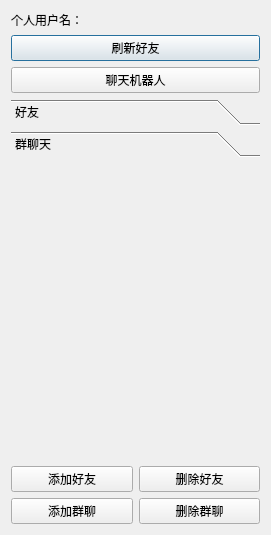
<?xml version="1.0" encoding="UTF-8"?>
<ui version="4.0">
 <class>Homepage</class>
 <widget class="QDialog" name="Homepage">
  <property name="geometry">
   <rect>
    <x>0</x>
    <y>0</y>
    <width>271</width>
    <height>535</height>
   </rect>
  </property>
  <property name="windowTitle">
   <string>Dialog</string>
  </property>
  <layout class="QVBoxLayout" name="verticalLayout">
   <item>
    <widget class="QLabel" name="username">
     <property name="text">
      <string>个人用户名：</string>
     </property>
    </widget>
   </item>
   <item>
    <widget class="QPushButton" name="revise">
     <property name="text">
      <string>刷新好友</string>
     </property>
    </widget>
   </item>
   <item>
    <widget class="QPushButton" name="chatpushButton">
     <property name="text">
      <string>聊天机器人</string>
     </property>
    </widget>
   </item>
   <item>
    <widget class="QToolBox" name="toolBox">
     <property name="currentIndex">
      <number>1</number>
     </property>
     <widget class="QWidget" name="page">
      <property name="geometry">
       <rect>
        <x>0</x>
        <y>0</y>
        <width>253</width>
        <height>264</height>
       </rect>
      </property>
      <attribute name="label">
       <string>好友</string>
      </attribute>
      <layout class="QVBoxLayout" name="vlayout"/>
     </widget>
     <widget class="QWidget" name="page_2">
      <property name="geometry">
       <rect>
        <x>0</x>
        <y>0</y>
        <width>253</width>
        <height>264</height>
       </rect>
      </property>
      <attribute name="label">
       <string>群聊天</string>
      </attribute>
     </widget>
    </widget>
   </item>
   <item>
    <layout class="QGridLayout" name="gridLayout">
     <item row="0" column="0">
      <widget class="QPushButton" name="addButton">
       <property name="text">
        <string>添加好友</string>
       </property>
      </widget>
     </item>
     <item row="0" column="1">
      <widget class="QPushButton" name="detefriendbutelton">
       <property name="text">
        <string>删除好友</string>
       </property>
      </widget>
     </item>
     <item row="1" column="0">
      <widget class="QPushButton" name="addButton_2">
       <property name="text">
        <string>添加群聊</string>
       </property>
       <property name="autoRepeatDelay">
        <number>300</number>
       </property>
      </widget>
     </item>
     <item row="1" column="1">
      <widget class="QPushButton" name="deletegroupchatbutton">
       <property name="text">
        <string>删除群聊</string>
       </property>
      </widget>
     </item>
    </layout>
   </item>
  </layout>
 </widget>
 <resources/>
 <connections/>
</ui>
